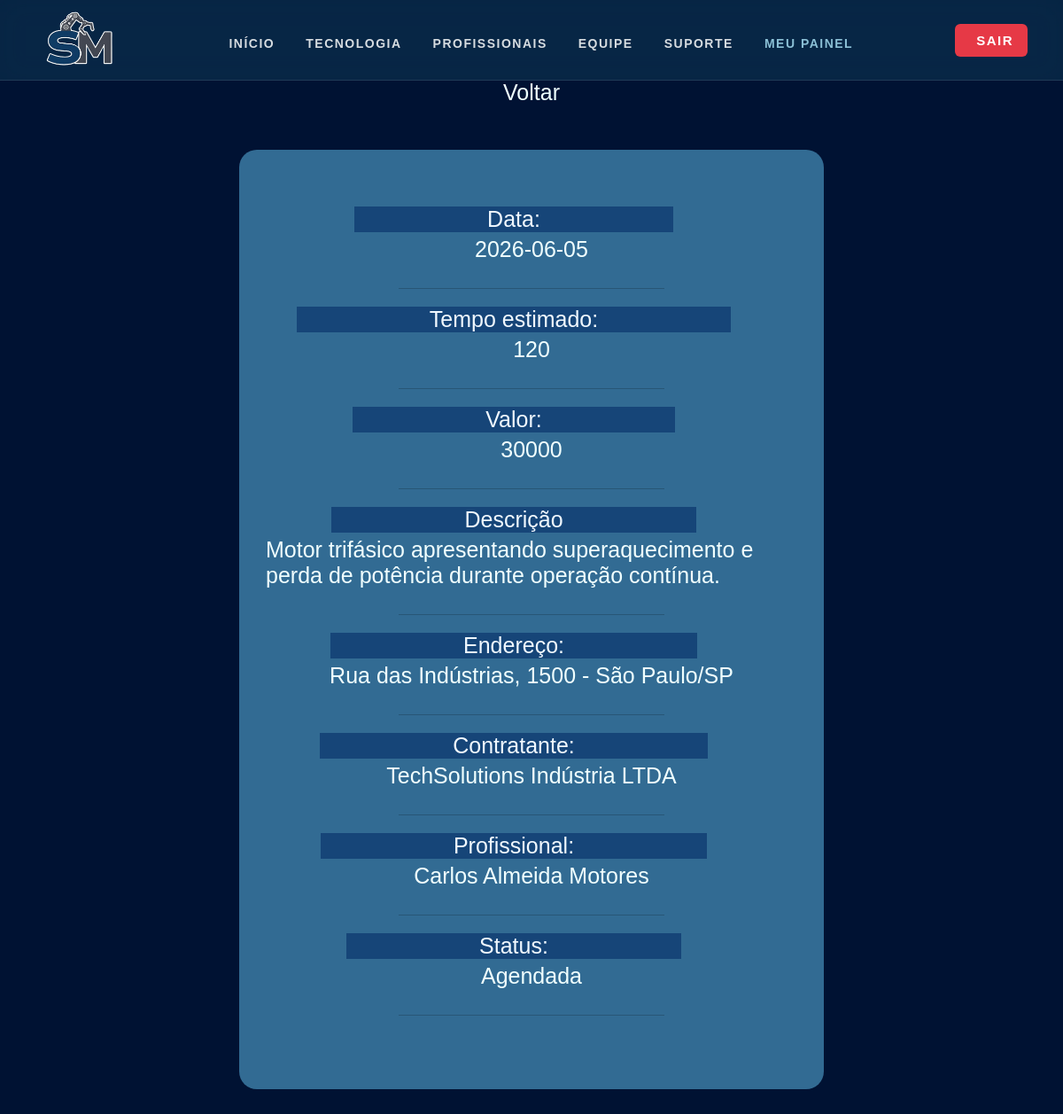
/user/detalhesContratacao.php?id=1 (signed in), run on the app's committed database.
### tables this page shows
CREATE TABLE
    IF NOT EXISTS agenda (
        id_os INT AUTO_INCREMENT PRIMARY KEY,
        data DATE NOT NULL,
        tempo_planejado INT NOT NULL,
        valor_total DECIMAL(10, 2) NOT NULL,
        descricao_problema TEXT NOT NULL,
        tipo_servico ENUM (
            'Manutenção Preventiva',
            'Automação industrial',
            'Engenharia de precisão',
            'Mecatrônica'
        ) NOT NULL,
        endereco_servico VARCHAR(255) NOT NULL,
        metodo_pagamento ENUM ('Pix', 'Débito') NOT NULL,
        status_os ENUM (
            'Pendente',
            'Agendada',
            'Em Andamento',
            'Concluída',
            'Cancelada'
        ) DEFAULT 'Pendente',
        id_cliente INT NOT NULL,
        id_profissional INT NOT NULL,
        FOREIGN KEY (id_cliente) REFERENCES usuarios (id_user),
        FOREIGN KEY (id_profissional) REFERENCES usuarios (id_user)
    );

CREATE TABLE IF NOT EXISTS usuarios (
    id_user INT AUTO_INCREMENT PRIMARY KEY,
    img_user VARCHAR(255),
    nome VARCHAR(100) NOT NULL,
    email VARCHAR(100) UNIQUE NOT NULL,
    senha VARCHAR(255) NOT NULL,
    telefone VARCHAR(20) NOT NULL,
    cpf_cnpj VARCHAR(20) UNIQUE NOT NULL,
    tipo ENUM ('PF', 'PJ') NOT NULL,
    categoria ENUM ('cliente', 'profissional', 'admin') NOT NULL,
    especialidade VARCHAR(100) NULL,
    status ENUM ('Disponível', 'Em Atendimento', 'Inativo') NULL,
    valor_dia DECIMAL(10,2) NULL,
    descricao_func TEXT NULL,
    notas INT NULL CHECK (notas BETWEEN 0 AND 5)
);

### crud.php (called while the page is built, shortened)
<?php
try {
    function read($pdo, $table, $where = null) {
        $sql = "SELECT * FROM $table";
        if ($where) {
            $sql .= " WHERE $where";
        }
        $stmt = $pdo->query($sql);
        return $stmt->fetch(PDO::FETCH_ASSOC);
    }
function read_nome_via_ID($pdo, $table, $id) {
    $sql = "SELECT nome FROM $table WHERE id_user = :id";
    $stmt = $pdo->prepare($sql);
    $stmt->execute([
        ':id' => $id
    ]);
    $resultado = $stmt->fetch(PDO::FETCH_ASSOC);
    return $resultado ? $resultado['nome'] : "Desconhecido";
}
} catch (PDOException $e) {
    die("Erro de conexão: " . $e->getMessage());
}

### user/detalhesContratacao.php (the view, shortened to what this page needs)
<?php
require_once '../crud.php';
$idAgendamento = (int)$_GET['id'];
$agendamento = read($pdo,'agenda',"id_os = $idAgendamento");
$valor = read($pdo, 'usuarios', 'id_user='.$agendamento['id_profissional']);
?>
<!DOCTYPE html>
<html lang="pt-br">
<head>
    <link rel="stylesheet" href="../css/userpage.css">
</head>
<body class="body">
    <header>
    <?php require_once "../partials/header.php";?>
        </header>
        <a href="./historicodecontratacoes.php">Voltar</a>
    <div class="container">
        <?php
                    $nomeCliente = read_nome_via_ID($pdo, 'usuarios', $agendamento['id_cliente']);
                    $nomeProfi   = read_nome_via_ID($pdo, 'usuarios', $agendamento['id_profissional']);
if($idAgendamento){
    echo "
            <label>Data: </label>
            <a>".$agendamento['data']."</a><br><hr>
            <label>Tempo estimado:</label>
            <a>".$agendamento['tempo_planejado']."</a><br><hr>
            <label>Valor: </label>
            <a>".$agendamento['tempo_planejado'] * $valor['valor_dia']."</a><br><hr>
            <label>Descrição</label>
            <a>".$agendamento['descricao_problema']."</a><br><hr>
            <label>Endereço:</label>
            <a>".$agendamento['endereco_servico']."</a><br><hr>
            <label>Contratante: </label>
            <a>".$nomeCliente."</a><br><hr>
            <label>Profissional: </label>
            <a>".$nomeProfi."</a><br><hr>
            <label>Status: </label>
            <a>".$agendamento['status_os']."</a><br><hr>";
}
        ?>
    </div>
</body>
</html>

### partials/header.php (shortened to what this page needs)
<?php
$tipo_usuario = $_SESSION['tipo'] ?? 'visitante';
$base = BASE_URL;
?>
<link rel="stylesheet" href="../css/partials.css">
<header>
    <nav>
        <div class="menu-superior">
            <div class="logo">
                <img src="<?= $base?>img/logosemfundo.png" class="logo">
            </div>
            <ul class="nav-links">
                <li><a href="<?= $base ?>inicio.php">Início</a></li>
                <li><a href="<?= $base ?>tecnologia.php">Tecnologia</a></li>
                <li><a href="<?= $base ?>catalogo_profissionais.php">Profissionais</a></li>
                <li><a href="<?= $base ?>equipe.php">Equipe</a></li>
                <li><a href="<?= $base ?>suporte.php">Suporte</a></li>
                <?php if ($tipo_usuario === 'profissional'): ?>
                    <li><a href="<?= $base ?>profissional/profipage.php" style="color: #8BC0D6; font-weight: bold;">Meu Painel</a></li>
                <?php endif; ?>
            </ul>
            <div class="buttons">
                <?php if ($tipo_usuario === 'visitante'): ?>
                    <a class="btn-entrar" href="<?= $base ?>login.php">Entrar</a>
                    <a class="btn-cadastro" href="<?= $base ?>cadastro.php">Começar <span class="material-symbols-outlined">arrow_outward</span></a>
                <?php else: ?>
                    <a class="btn-entrar" href="<?= $base ?>logout.php" style="background-color: #e63946; color: white; border: none; display: inline-flex; align-items: center; gap: 8px; font-weight: 600;">
                        <i class="fas fa-power-off"></i> Sair
                    </a> <?php endif; ?>
            </div>
        </div>
    </nav>
</header>

### css/userpage.css (style rules this page uses)
* { margin: 0px; padding: 0px; }
body { background-color: #001233; color: aliceblue; font-family: sans-serif; display: flex; align-items: center; justify-content: center; flex-direction: column; font-size: 20px; }
a { text-decoration: none; color: azure; }
img { border-radius: 10px; }
.body { background-color: #001233; color: aliceblue; font-family: sans-serif; display: flex; flex-direction: column; align-items: center; font-size: 25px; }
.container { display: flex; flex-direction: column; margin: 50px auto; width: 50%; min-height: 1000px; background-color: #326b93; padding: 30px; border-radius: 20px; align-items: center; justify-content: center; }
.container label { text-align: start; margin-right: 40px; background-color: #164578; padding-left: 25%; padding-right: 25%; margin-bottom: 5px; }
.container hr { justify-content: center; align-items: center; width: 50%; border:none; border-top: solid 1px rgba(0, 0, 0, 0.2);; height: 20px; ; }

### css/partials.css (style rules this page uses)
header { background-color: rgba(9, 40, 72, 0.65); backdrop-filter: blur(15px); -webkit-backdrop-filter: blur(15px); top: 0; left: 0; width: 100%; height: 90px; z-index: 1000; position: fixed; text-transform: uppercase; border-bottom: 1px solid rgba(255, 255, 255, 0.08); }
nav { width: 100%; height: 100%; }
.menu-superior { display: flex; align-items: center; justify-content: space-between; padding: 0 40px; width: 100%; height: 100%; box-sizing: border-box; }
.nav-links { display: flex; justify-content: center; align-items: center; gap: 35px; list-style: none; margin: 0; padding: 0; }
.nav-links a { color: rgba(255, 255, 255, 0.841); text-decoration: none; font-weight: 600; gap: 8px; padding: 5px 0; border-radius: 6px; font-size: 14px; letter-spacing: 1.5px; position: relative; transition: color 0.3s ease; }
a.btn-entrar { color: #85b5cb; display: inline-flex; align-items: center; text-decoration: none; padding: 10px 16px; border-radius: 6px; }
.buttons { display: flex; gap: 12px; align-items: center; font-weight: 600; font-size: 15px; letter-spacing: 1.5px; }
.logo { display: flex; align-items: center; height: 100%; }
div.logo img { transform: translateY(5px); }
html, body { min-height: 100%; }
body { min-height: 100vh; display: flex; flex-direction: column; padding-top: 90px; }

### data on the page
agenda: data "2026-06-05", tempo_planejado "120", $agendamento['tempo_planejado']*$valor['valor_dia'] "30000", descricao_problema "Motor trifásico apresentando superaquecimento e perda de potência durante operação contínua.", endereco_servico "Rua das Indústrias, 1500 - São Paulo/SP", id_cliente.nome "TechSolutions Indústria LTDA", id_profissional.nome "Carlos Almeida Motores", status_os "Agendada"
